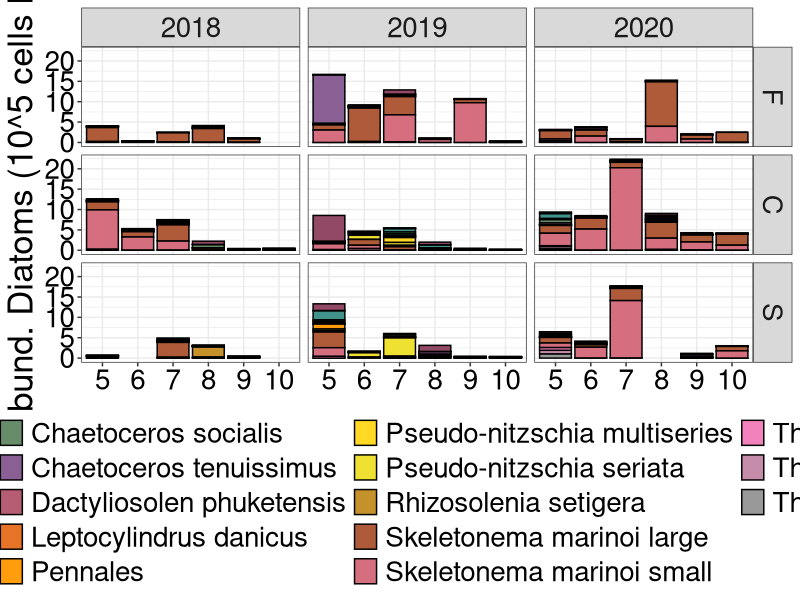
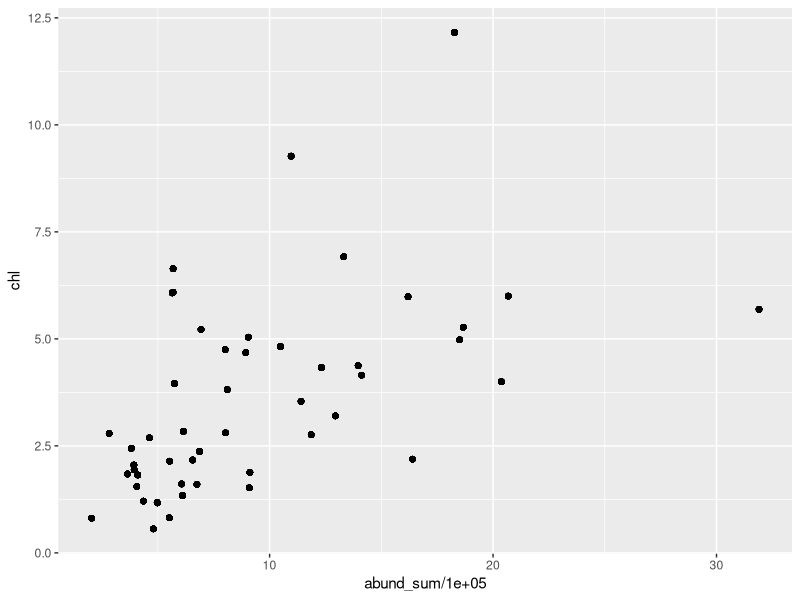
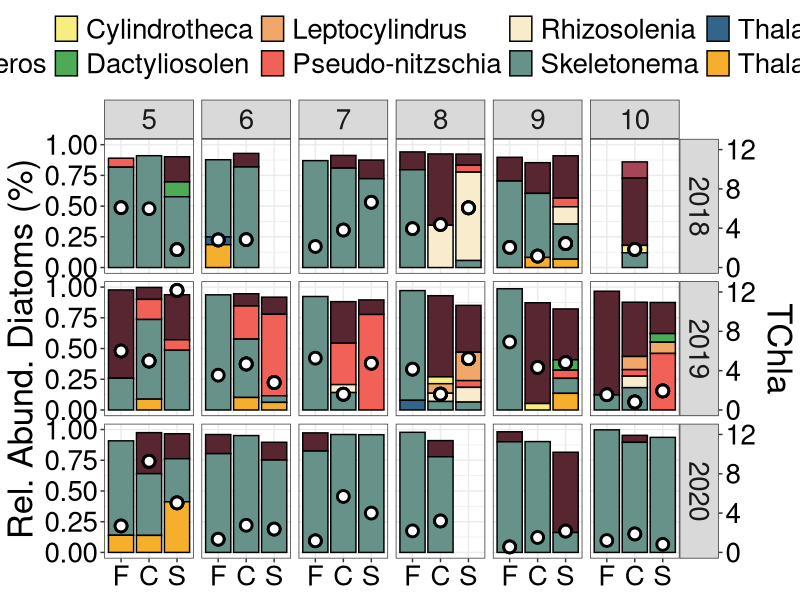
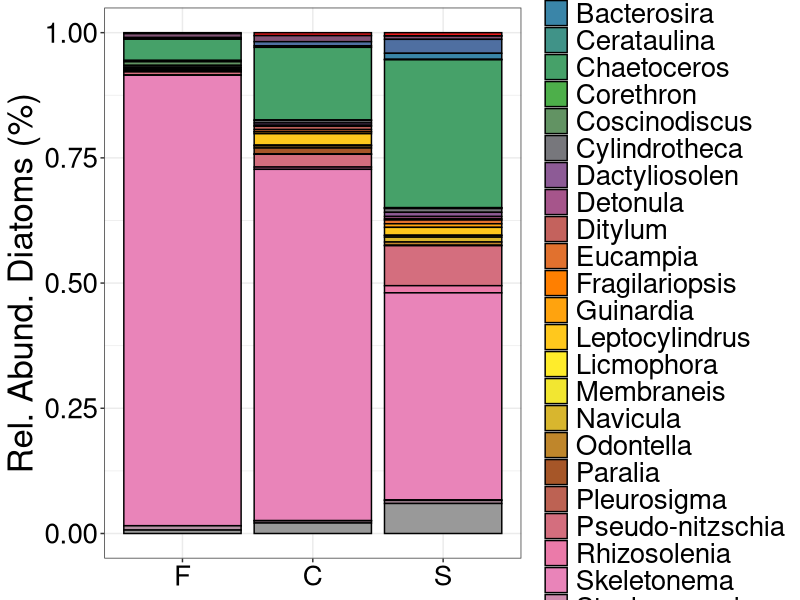
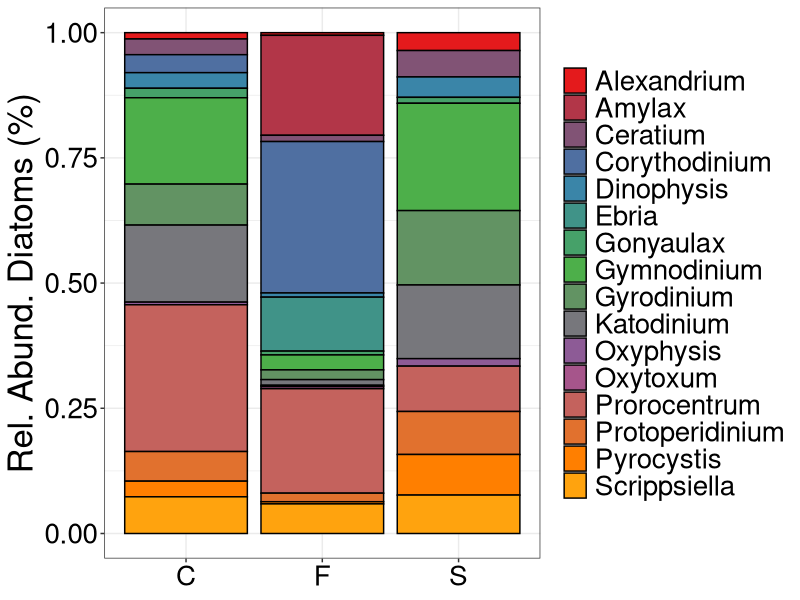
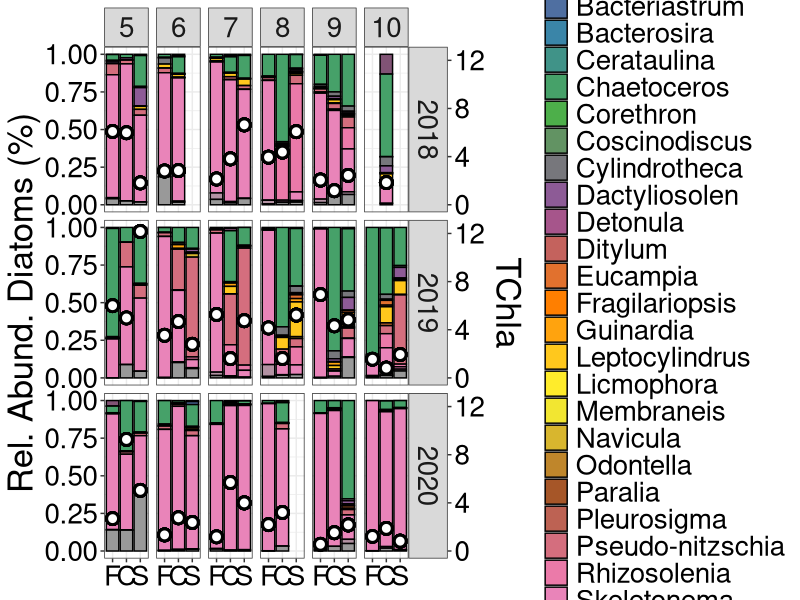
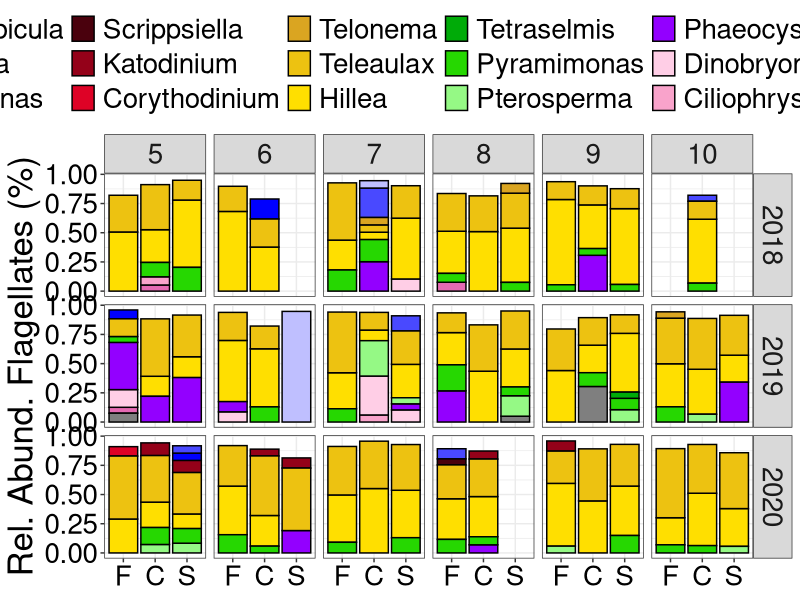
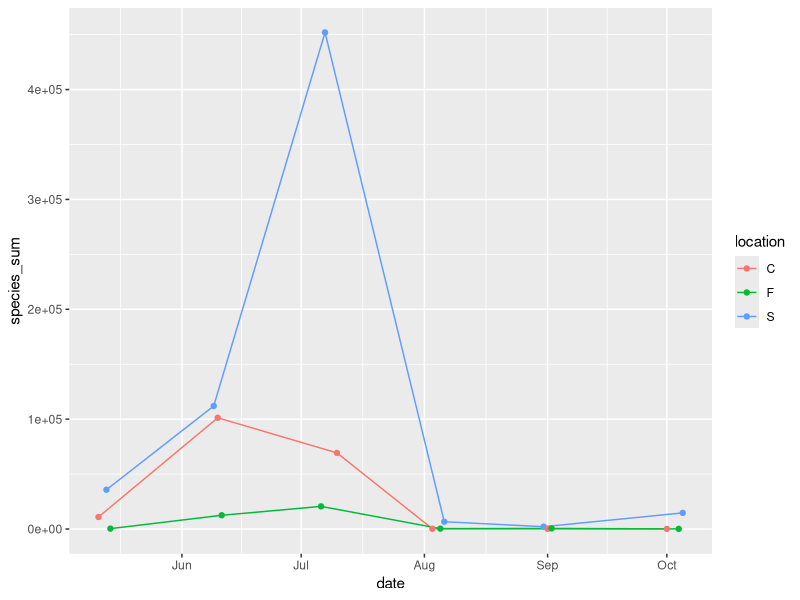

These charts were generated, in order, by the following R code: (Note: this script raises an error after producing the figures.)
## ---- chunk 1
#Upload packages
library(tidyverse)
library(readxl)
library(here)
library(patchwork)
library(RColorBrewer)

## ---- chunk 2
#Upload data from my master data standardization sheet
micro <- read_csv(here("outputs", "micro_master_2021-10-18.csv")) 

#Uploading chl data that has been converted to TChla
chl <- read_csv(here("outputs", "chl_hplc_merged.csv"))

#Uploading datasheet with physical, nutrients, chlorophyll, microscopy and chemtax data.
data <- read_csv(here("outputs", "ctd_merge_2021-11-04_chem.csv"))

#Uploading size separated S.marinoi counts.
sm_size <- read_csv(here("outputs", "s_mar_size.csv"))
## ---- chunk 3
#Remove QU39
micro <- micro %>% 
  filter(!site_id == "QU39")
## ---- chunk 4

#Careful here - removing original s.marinoi counts and replacing with size separated counts. Ensure that the outputs are comparable.
micro <- micro %>% 
  filter(!scientificName == "Skeletonema marinoi")

micro <- rbind(micro, sm_size)

## ---- chunk 5
#Add year column
micro <- micro %>% 
  mutate(year = lubridate::year(date)) %>% 
  relocate(year, .after = date)
## ---- chunk 6
# Changing site_id to location 
micro <- micro %>% 
    mutate(location = case_when(site_id == "DFO2" ~ "F",
                              site_id == "KC10" ~ "C",
                              site_id == "QCS01" ~ "S",
                              TRUE ~ as.character(site_id))) %>% 
  relocate(location, .after = site_id)
## ---- chunk 7
#looking at only species present in 10% or more of samples -  might be too conservative here.

# species_10 <- micro %>%
#   group_by(scientificName) %>%
#   summarise(n_obs = n()) %>%
#   ungroup() %>%
#   mutate(perc_obs = n_obs/50) %>%
#   filter(perc_obs >= 0.10)
# # 
# species_10_list <- species_10$scientificName
# # 
# micro <- micro %>% 
#   filter(scientificName %in% species_10_list)

## ---- chunk 8
micro_diat <- micro %>% 
  filter(group == "Bacillariophyta")

#Order locations from fjord to shelf
order_loc <- c("F", "C", "S")

#Chemtax - Specify order of phyto groups for figures
micro_diat <- arrange(mutate(micro_diat,
                         location = factor(location, levels = order_loc)))

#I want to look at species that never contribute to more than a certain percentage to the total biomass

#Make a total diatom sum column for each date and then divide each species count by the total to derive a relative contribution
micro_diat <- micro_diat %>% 
  group_by(date, location) %>% 
  mutate(sum_count = sum(species_sum)) %>% 
  ungroup() %>% 
  mutate(diat_perc = species_sum/sum_count)

#Make a column showing the max contribution for each species
micro_diat <- micro_diat %>% 
  group_by(scientificName) %>% 
  mutate(max = max(diat_perc),
         max_abund = max(species_sum)) %>% 
  ungroup() 


micro_diat_gt5_perc <- micro_diat %>% 
  filter(max >= 0.10)


colourCount = length(unique(micro_diat_gt5_perc$scientificName))
getPalette = colorRampPalette(brewer.pal(9, "Set1"))


micro_diat_gt5_perc %>% 
  ggplot(aes(x = as.factor(month_surv), y = species_sum/100000, 
             fill = scientificName)) + 
  geom_bar(stat = "identity", position = "stack", color = "black") + 
  facet_grid(location ~ year) +
  scale_fill_manual(values = getPalette(colourCount)) + 
  theme_bw() +
  ylab("Abund. Diatoms (10^5 cells L)") +
  theme(text = element_text(size = 25),
        axis.title.x = element_blank(),
        # axis.text.y = element_blank(),
        axis.text = element_text(colour = "black"),
        legend.position = "bottom",
        legend.direction = "horizontal",
        legend.title = element_blank()) +
  guides(fill = guide_legend(ncol = 4))

ggsave(here("figures_good", "timeseries-diatoms_gt10_perc_sm_size.png"),
       width = 16, height = 12, dpi = 300)
## ---- chunk 9
#This seems to work pretty well - Can decide between percentage or abundance threshold. 
## ---- chunk 10
#One of the request was total abundance versus TChla. How does it match?

total_abund <- micro %>% 
  filter(trophicStatus == "auto") %>% 
  group_by(date, site_id) %>% 
  mutate(abund_sum = sum(species_sum)) %>% 
  ungroup() %>% 
  mutate(abund_perc = (species_sum/abund_sum)*100) 

test <- total_abund %>% 
  group_by(date, site_id) %>%
  top_n(n = 1, wt = abund_perc)



total_abund <- total_abund %>% 
  left_join(chl)

total_abund %>% 
  ggplot(aes(x = abund_sum/100000, y = chl)) + 
  geom_point()
## ---- chunk 11
#Goal is to show the prominent diatom species for each sampling date

#Separating diatoms
micro_diat <- micro %>% 
  filter(class == "Bacillariophyceae") %>% 
  group_by(date, site_id) %>% 
  mutate(total_abund = sum(species_sum)) %>% 
  ungroup() %>% 
  mutate(diat_perc = species_sum/total_abund)

#separating dinoflagellates
micro_dino <- micro %>% 
  filter(group == "Dinoflagellata") %>% 
  group_by(date, site_id) %>% 
  mutate(total_abund = sum(species_sum)) %>% 
  ungroup() %>% 
  mutate(diat_perc = species_sum/total_abund)

#Summing diatoms to genus level
micro_genus <- micro_diat %>% 
  filter(!is.na(genus)) %>% 
  group_by(date, site_id, location, month_surv, genus) %>% 
  summarize(sum_genus = sum(species_sum)) %>% 
  ungroup() %>% 
  group_by(date, site_id) %>% 
  mutate(sum_all = sum(sum_genus)) %>% 
  ungroup() %>% 
  mutate(perc_genus = sum_genus/sum_all,
         year = lubridate::year(date))

#Summing dinoflagellates to genus level
micro_genus_dino <- micro_dino %>% 
  filter(!is.na(genus)) %>% 
  group_by(date, site_id, location, month_surv, genus) %>% 
  summarize(sum_genus = sum(species_sum)) %>% 
  ungroup() %>% 
  group_by(date, site_id) %>% 
  mutate(sum_all = sum(sum_genus)) %>% 
  ungroup() %>% 
  mutate(perc_genus = sum_genus/sum_all,
         year = lubridate::year(date))
## ---- chunk 12
#Merging genus level data with chlorophyll
micro_genus <- micro_genus %>% 
  left_join(chl)
## ---- chunk 13

#Order locations from fjord to shelf
order_loc <- c("F", "C", "S")

#Chemtax - Specify order of phyto groups for figures
micro_genus <- arrange(mutate(micro_genus,
                         location = factor(location, levels = order_loc)))

## ---- chunk 14
#define the colours to use in the figure
colours = c( "#A54657",
             "#582630",
             "#F7EE7F",
             "#4DAA57",
             "#F1A66A",
             "#F26157",
             "#F9ECCC",
             "#679289",
             "#33658A",
             "#F6AE2D")
## ---- chunk 15
coeff <- 12.5

micro_genus %>% 
  filter(perc_genus >= 0.05) %>% 
  ggplot(aes(x = as.factor(location), y = perc_genus, 
             fill = genus)) + 
  geom_bar(stat = "identity", position = "stack", color = "black") + 
  geom_point(aes(x = as.factor(location), y = chl/coeff), pch = 21,
             color = "Black", fill = "white", stroke = 1.5, size = 3) +
  scale_y_continuous(sec.axis = sec_axis(~ . *coeff, name = "TChla")) +
  facet_grid(year ~ month_surv) +
  scale_fill_manual(values = colours) +  
                    # labels = c("Bi.",
                    #            "C.c.",
                    #            "C.t.",
                    #            "P.",
                    #            "P.n.",
                    #            "P.n.s.",
                    #            "R.s.",
                    #            "S.m.",
                    #            "T.p.")) +
  theme_bw() +
  ylab("Rel. Abund. Diatoms (%)") +
  theme(text = element_text(size = 25),
        axis.title.x = element_blank(),
        # axis.text.y = element_blank(),
        axis.text = element_text(colour = "black"),
        legend.position = "top",
        legend.direction = "horizontal",
        legend.title = element_blank()) +
  guides(fill = guide_legend(nrow = 2))

ggsave(here("figures_good", "diat_genus_chla.png"),
       width = 14, height = 8, dpi = 300)
## ---- chunk 16
diat_global <- micro_genus %>%
  select(date, location, genus, sum_genus, perc_genus) %>% 
  group_by(location, genus) %>% 
  summarise(median_perc = median(perc_genus),
            mean_perc = mean(perc_genus)) %>% 
  ungroup()

dino_global <- micro_genus_dino %>%
  select(date, location, genus, sum_genus, perc_genus) %>% 
  group_by(location, genus) %>% 
  summarise(median_perc = median(perc_genus),
            mean_perc = mean(perc_genus)) %>% 
  ungroup()

colourCount = length(unique(diat_global$genus))
getPalette = colorRampPalette(brewer.pal(9, "Set1"))
## ---- chunk 17
diat_global %>% 
  ggplot(aes(x = as.factor(location), y = median_perc, fill = genus)) +
  geom_bar(stat = "identity", position = "fill", color = "black") +
  scale_fill_manual(values = getPalette(colourCount)) +
  theme_bw() +
  ylab("Rel. Abund. Diatoms (%)") +
  theme(text = element_text(size = 25),
        axis.title.x = element_blank(),
        # axis.text.y = element_blank(),
        axis.text = element_text(colour = "black"),
        # legend.position = "top",
        # legend.direction = "horizontal",
        legend.title = element_blank()) +
  guides(fill = guide_legend(ncol = 1))


ggsave(here("figures_good", "test.png"),
       width = 9, height = 5.5, dpi = 300)
## ---- chunk 18
dino_global %>% 
  ggplot(aes(x = as.factor(location), y = median_perc, fill = genus)) +
  geom_bar(stat = "identity", position = "fill", color = "black") +
  scale_fill_manual(values = getPalette(colourCount)) +
  theme_bw() +
  ylab("Rel. Abund. Diatoms (%)") +
  theme(text = element_text(size = 25),
        axis.title.x = element_blank(),
        # axis.text.y = element_blank(),
        axis.text = element_text(colour = "black"),
        # legend.position = "top",
        # legend.direction = "horizontal",
        legend.title = element_blank()) +
  guides(fill = guide_legend(ncol = 1))


ggsave(here("figures_good", "test_dino.png"),
       width = 9, height = 5.5, dpi = 300)
## ---- chunk 19
coeff <- 12.5

micro_genus %>% 
  # filter(perc_genus >= 0.05) %>% 
  ggplot(aes(x = as.factor(location), y = perc_genus, 
             fill = genus)) + 
  geom_bar(stat = "identity", position = "stack", color = "black") + 
  geom_point(aes(x = as.factor(location), y = chl/coeff), pch = 21,
             color = "Black", fill = "white", stroke = 1.5, size = 3) +
  scale_y_continuous(sec.axis = sec_axis(~ . *coeff, name = "TChla")) +
  facet_grid(year ~ month_surv) +
  scale_fill_manual(values = getPalette(colourCount)) + 
  theme_bw() +
  ylab("Rel. Abund. Diatoms (%)") +
  theme(text = element_text(size = 25),
        axis.title.x = element_blank(),
        # axis.text.y = element_blank(),
        axis.text = element_text(colour = "black"),
        # legend.position = "top",
        # legend.direction = "horizontal",
        legend.title = element_blank()) +
  guides(fill = guide_legend(ncol = 1))

ggsave(here("figures_good", "diat_genus_chla_2.png"),
       width = 16, height = 8, dpi = 300)
## ---- chunk 20
#Goal is to show the prominent diatom species for each sampling date

#1 Look at what species were dominant for each sample
micro_flag <- micro %>% 
  filter(!class == "Bacillariophyceae") %>% 
  group_by(date, site_id) %>% 
  mutate(total_abund = sum(species_sum)) %>% 
  ungroup() %>% 
  mutate(flag_perc = species_sum/total_abund)

# micro_diat_order <- micro_diat %>% 
#   group_by(date, site_id) %>%
#   mutate(diat_rank = order(order(species_sum, decreasing = TRUE))) %>% 
#   ungroup()

flag_diat_stats <- micro_flag %>% 
  group_by(site_id, scientificName) %>% 
  summarise(med_abund = median(species_sum),
            med_perc = median(flag_perc)) %>% 
  mutate_at(vars(med_perc), funs(round(., 2)))


flag_genus <- micro_flag %>% 
  filter(!is.na(genus)) %>% 
  group_by(date, site_id, location, month_surv, genus) %>% 
  summarize(sum_genus = sum(species_sum)) %>% 
  ungroup() %>% 
  group_by(date, site_id) %>% 
  mutate(sum_all = sum(sum_genus)) %>% 
  ungroup() %>% 
  mutate(perc_genus = sum_genus/sum_all,
         year = lubridate::year(date))
## ---- chunk 21
# flag_order <- c("Phaeocystis", "Hillea", "Teleaulax", "Pterosperma",
#                 "Pyramimonas", "Katodinium", "Dinobryon", "Olisthodiscus",
#                 "Metromonas", "Monosiga", "Parvicorbicula")

# flag_order <- c("Parvicorbicula", "Monosiga", "Metromonas", "Olisthodiscus",
#                 "Dinobryon", "Katodinium", "Pyramimonas", "Pterosperma", 
#                 "Teleaulax", "Hillea", "Phaeocystis")

flag_order <- c("Parvicorbicula", "Monosiga", "Metromonas", 
                "Scrippsiella", "Katodinium", "Corythodinium", 
                "Telonema",
                "Teleaulax", "Hillea",
                "Tetraselmis", "Pyramimonas", "Pterosperma",
                "Phaeocystis", 
                "Dinobryon", "Ciliophrys", "Apedinella")

flag_genus <- arrange(mutate(flag_genus,
                         genus = factor(genus, levels = flag_order)))


#Chemtax - Specify order of phyto groups for figures
flag_genus <- arrange(mutate(flag_genus,
                         location = factor(location, levels = order_loc)))

## ---- chunk 22
# colours_flag = c("#E56AB3",
#                  "#F9A3CB",
#                  "#FFCEE6",
#                  "#9300ff",
#                  "#95F985",
#                  "#26D701",
#                  "#00AB08",
#                  "#FFDF00",
#                  "#EDC211",
#                  "#DAA521",
#                  "#8B0000",
#                  "#a23333",
#                  "#c58080",
#                  "#0000FF",
#                  "#4949FF",
#                  "#BFBFFF")


colours_flag = c("#BFBFFF",
                 "#4949FF",
                 "#0000FF",
                 "#4a010d",
                 "#940119",
                 "#de0226",
                 "#DAA521",
                 "#EDC211",
                 "#FFDF00",
                 "#00AB08",
                 "#26D701",
                 "#95F985",
                 "#9300ff",
                 "#FFCEE6",
                 "#F9A3CB",
                 "#E56AB3")
## ---- chunk 23
flag_genus %>% 
  filter(perc_genus >= 0.05) %>% 
  ggplot(aes(x = as.factor(location), y = perc_genus, 
             fill = genus)) + 
  geom_bar(stat = "identity", position = "stack", color = "black") + 
  facet_grid(year ~ month_surv) +
  scale_fill_manual(values = colours_flag) +
  # scale_fill_brewer(palette = "Paired") +  
                    # labels = c("Bi.",
                    #            "C.c.",
                    #            "C.t.",
                    #            "P.",
                    #            "P.n.",
                    #            "P.n.s.",
                    #            "R.s.",
                    #            "S.m.",
                    #            "T.p.")) +
  theme_bw() +
  ylab("Rel. Abund. Flagellates (%)") +
  theme(text = element_text(size = 25),
        axis.title.x = element_blank(),
        # axis.text.y = element_blank(),
        axis.text = element_text(colour = "black"),
        legend.position = "top",
        legend.direction = "horizontal",
        legend.title = element_blank()) +
  guides(fill = guide_legend(nrow = 3))

ggsave(here("figures_rev2", "flag_test_family_no-cryp.png"),
       width = 14, height = 8, dpi = 300)
## ---- chunk 24
micro %>% 
  filter(scientificName == "Pseudo-nitzschia seriata"  & year == "2019") %>% 
  ggplot(aes(x = date, y = species_sum, color = location)) +
  geom_line() +
  geom_point()
## ---- chunk 25
micro %>% 
  filter(scientificName == "Rhizosolenia setigera"  & year == "2018") %>% 
  ggplot(aes(x = date, y = species_sum, color = location)) +
  geom_line() +
  geom_point()

## ---- chunk 26
#What about selecting only species that ever exceed 50000k. Doing a median of these and then plotting. 
diat_gt100k <- micro %>% 
  filter(!site_id == "QU39" & class == "Bacillariophyceae" 
         & species_sum >= 100000) %>%
  distinct(scientificName)

test <- micro %>% 
  filter(scientificName == "Chaetoceros debilis")

diat_gt100k_list <- diat_gt100k$scientificName

diat_test2 <- micro %>% 
  mutate(year = lubridate::year(date)) %>% 
  filter(!site_id == "QU39" 
         & class == "Bacillariophyceae" 
         & scientificName %in% diat_gt100k_list) %>%
  group_by(site_id, year, month_surv, scientificName) %>% 
  summarize(med_count = median(species_sum)) %>% 
  mutate(rank_med = order(order(med_count, decreasing = TRUE))) %>% 
  ungroup()

diat_test2 <- diat_test2 %>% 
    mutate(location = case_when(site_id == "DFO2" ~ "F",
                              site_id == "KC10" ~ "C",
                              site_id == "QCS01" ~ "S",
                              TRUE ~ as.character(site_id))) 

diat_test2 <- arrange(mutate(diat_test2,
                         location = factor(location, levels = order_loc)))
## ---- chunk 27
diat_test2 %>% 
  ggplot(aes(x = as.factor(location), y = med_count, fill = scientificName)) + 
  geom_bar(stat = "identity", position = "fill", color = "black") + 
  facet_grid(year ~ month_surv) + 
  scale_fill_brewer(palette = "Paired", 
                    labels = c("Bi.",
                               "C.c.",
                               "C.t.",
                               "P.",
                               "P.n.",
                               "P.n.s.",
                               "R.s.",
                               "S.m.",
                               "T.p.")) +
  theme_bw() +
  ylab("%") +
  theme(text = element_text(size = 25),
        axis.title.x = element_blank(),
        # axis.text.y = element_blank(),
        axis.text = element_text(colour = "black"),
        legend.position = "top",
        legend.direction = "horizontal",
        legend.title = element_blank()) +
  guides(fill = guide_legend(nrow = 1))

ggsave(here("figures_rev2", "diat_test.png"), 
       width = 12, height = 8, dpi = 300)
## ---- chunk 28
diat_test2 %>% 
  ggplot(aes(x = as.factor(location), y = (med_count/100000),
             fill = scientificName)) + 
  geom_bar(stat = "identity", position = "stack", color = "black") + 
  facet_grid(year ~ month_surv, scales = "free_y") + 
  scale_fill_brewer(palette = "Paired", 
                    labels = c("Bi.",
                               "C.c.",
                               "C.t.",
                               "P.",
                               "P.n.",
                               "P.n.s.",
                               "R.s.",
                               "S.m.",
                               "T.p.")) +
  theme_bw() +
  ylab("%") +
  theme(text = element_text(size = 25),
        axis.title.x = element_blank(),
        # axis.text.y = element_blank(),
        axis.text = element_text(colour = "black"),
        legend.position = "top",
        legend.direction = "horizontal",
        legend.title = element_blank()) +
  guides(fill = guide_legend(nrow = 1))

ggsave(here("figures_rev2", "diat_test_abund.png"), 
       width = 12, height = 8, dpi = 300)
## ---- chunk 29
coeff <- 12.5

diat_test2 %>% 
  ggplot() + 
  geom_bar(aes(x = as.factor(location), y = med_count, fill = scientificName),
           stat = "identity", position = "fill", color = "black") + 
  geom_point(aes(x = as.factor(location), y = chl/coeff), pch = 21,
             color = "Black", fill = "white", stroke = 1.5, size = 3) +
  scale_y_continuous(sec.axis = sec_axis(~ . *coeff, name = "TChla")) +
  facet_grid(year ~ month_surv) + 
  # geom_text(aes(label = year), x = Inf, y = Inf, hjust = 1.5, vjust = 1.5,
            # check_overlap = TRUE) +
  scale_fill_brewer(palette = "Paired", 
                    labels = c("Bi.",
                               "C.c.",
                               "C.t.",
                               "P.",
                               "P.n.",
                               "P.n.s.",
                               "R.s.",
                               "S.m.",
                               "T.p.")) +
  theme_bw() +
  ylab("%") +
  theme(text = element_text(size = 25),
        axis.title.x = element_blank(),
        # axis.text.y = element_blank(),
        axis.text = element_text(colour = "black"),
        legend.position = "top",
        legend.direction = "horizontal",
        legend.title = element_blank()) +
  guides(fill = guide_legend(nrow = 1))

ggsave(here("figures_rev2", "diat_test_perc_tchla.png"), 
       width = 12, height = 8, dpi = 300)
